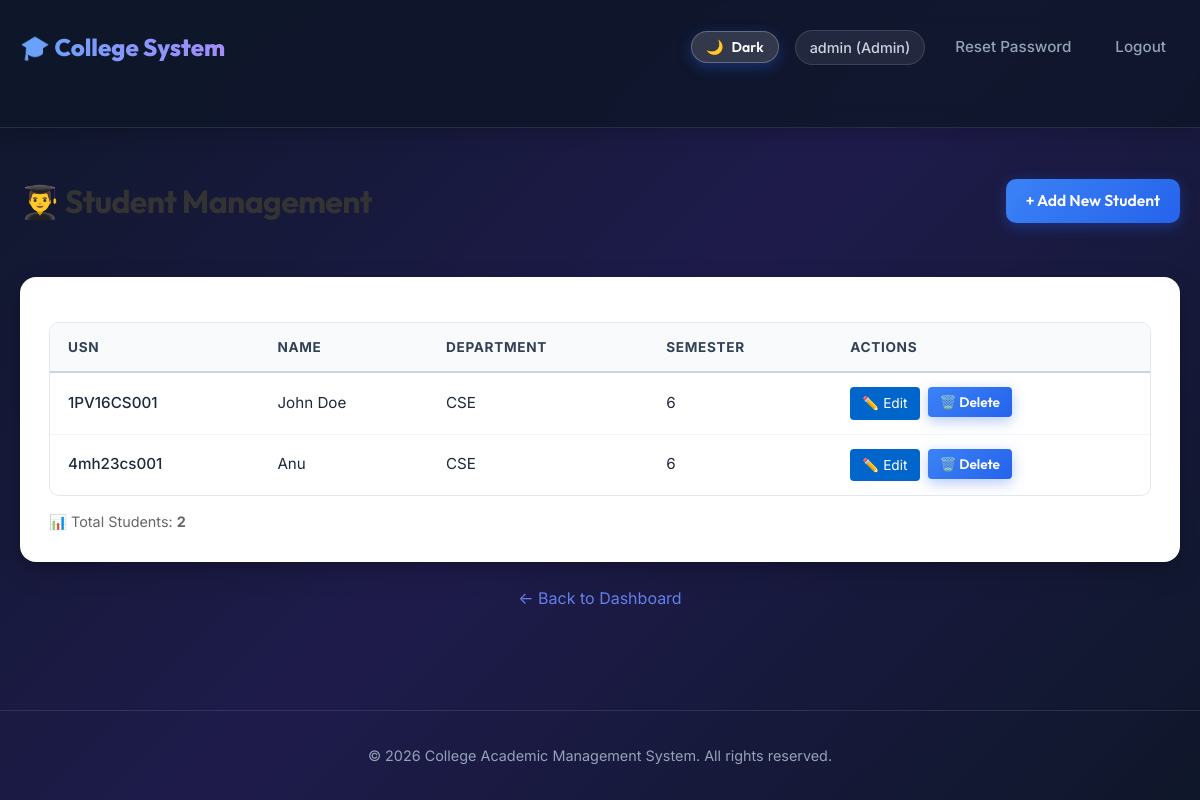
Before: /admin/students (signed in) with the older database file.
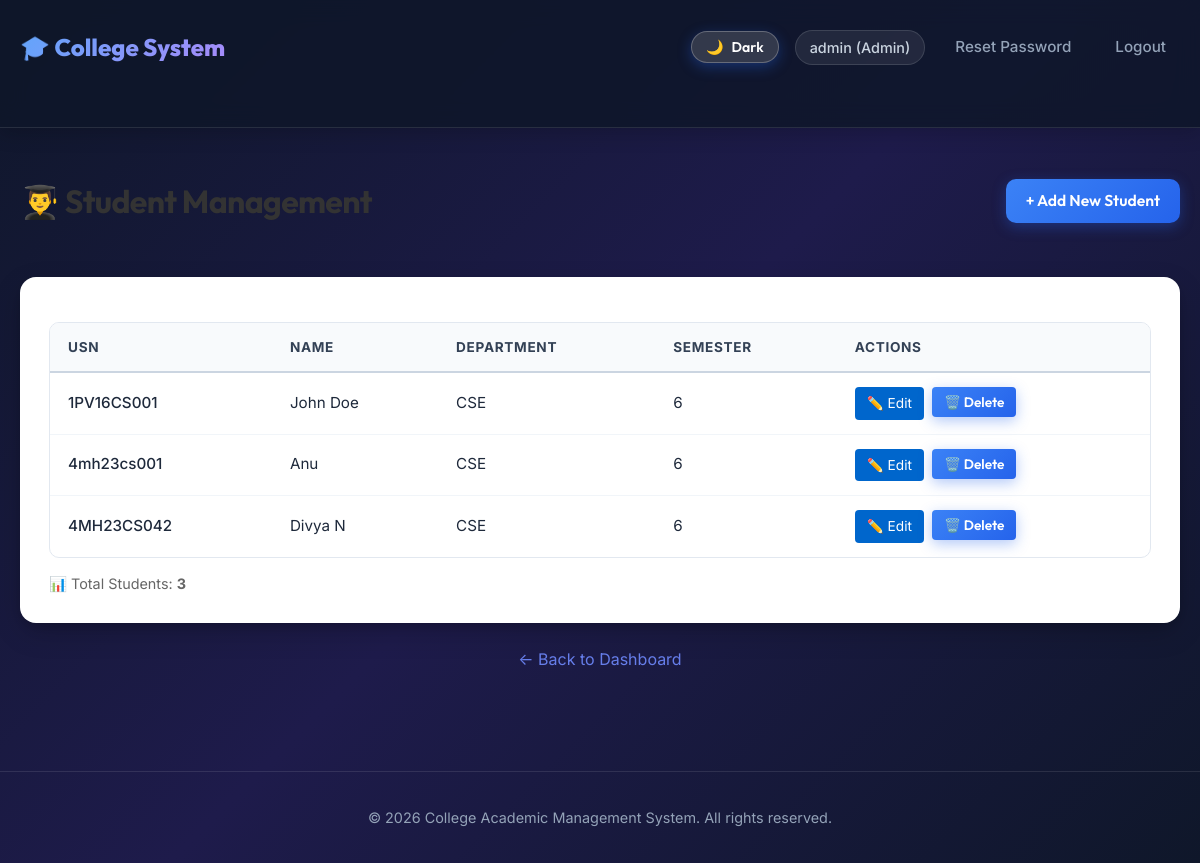
After: the same page with the newer database file.
### backend/app.py (models this page shows)
class Student(db.Model):
    id = db.Column(db.Integer, primary_key=True)
    usn = db.Column(db.String(50), unique=True, nullable=False)
    name = db.Column(db.String(200), nullable=False)
    dept = db.Column(db.String(100), nullable=True)
    semester = db.Column(db.Integer, nullable=True)

### backend/app.py (the view)
@app.route('/admin/students')
@login_required
@role_required('Admin')
def admin_students():
    students = Student.query.all()
    return render_template('admin_students.html', students=students)

### backend/app.py (called while the page is built)
@app.context_processor
def inject_user():
    return dict(user=current_user)

def role_required(*roles):
    def decorator(f):
        @wraps(f)
        def decorated_function(*args, **kwargs):
            if not current_user.is_authenticated:
                return login_manager.unauthorized()
            if current_user.role not in roles:
                flash('Access denied: insufficient permissions', 'danger')
                return redirect(url_for('dashboard'))
            return f(*args, **kwargs)
        return decorated_function
    return decorator

@login_manager.user_loader
def load_user(user_id):
    return User.query.get(int(user_id))

### frontend/templates/admin_students.html (shortened to what this page needs)
{% extends 'base.html' %}
{% block content %}
<div style="max-width: 1200px; margin: 0 auto;">
  <div style="display: flex; justify-content: space-between; align-items: center; margin-bottom: 30px;">
    <h1 style="font-size: 2em; color: #333;">👨‍🎓 Student Management</h1>
    <a href="/admin/students/add" class="btn" style="padding: 10px 20px; text-decoration: none;">+ Add New Student</a>
  </div>
  <div class="card">
    {% if students %}
      <div style="overflow-x: auto;">
        <table>
          <thead>
            <tr>
              <th>USN</th>
              <th>Name</th>
              <th>Department</th>
              <th>Semester</th>
              <th>Actions</th>
            </tr>
          </thead>
          <tbody>
            {% for s in students %}
            <tr>
              <td style="font-weight: 500;">{{ s.usn }}</td>
              <td>{{ s.name }}</td>
              <td>{{ s.dept or '-' }}</td>
              <td>{{ s.semester or '-' }}</td>
              <td>
                <div style="display: flex; gap: 8px;">
                  <a href="/admin/students/{{ s.id }}/edit" style="background-color: #0066cc; color: white; padding: 6px 12px; border-radius: 4px; text-decoration: none; font-size: 0.9em; cursor: pointer;">✏️ Edit</a>
                  <form action="/admin/students/{{ s.id }}/delete" method="post" style="display: inline;" onsubmit="return confirm('Are you sure you want to delete this student?');">
                    <button type="submit" style="background-color: #dc3545; color: white; padding: 6px 12px; border-radius: 4px; border: none; font-size: 0.9em; cursor: pointer;">🗑️ Delete</button>
                  </form>
                </div>
              </td>
            </tr>
            {% endfor %}
          </tbody>
        </table>
      </div>
      <div style="margin-top: 15px; color: #666; font-size: 0.9em;">
        📊 Total Students: <strong>{{ students|length }}</strong>
      </div>
    {% else %}
      <div style="text-align: center; padding: 40px; color: #999;">
        <p style="font-size: 1.1em;">📭 No students registered yet.</p>
        <a href="/admin/students/add" class="btn" style="margin-top: 15px; text-decoration: none;">Add the first student</a>
      </div>
    {% endif %}
  </div>
  <div style="text-align: center; margin-top: 20px;">
    <a href="/dashboard" style="color: #667eea; text-decoration: none;">← Back to Dashboard</a>
  </div>
</div>
{% endblock %}

Changed rows visible on the page:
added Student: usn "4MH23CS042", name "Divya N", dept "CSE", semester "6"
Other visible differences:
{{ students|length }}: "2" → "3"
